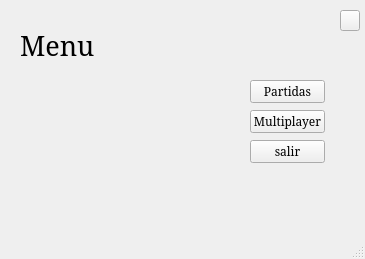
<?xml version="1.0" encoding="UTF-8"?>
<ui version="4.0">
 <class>Menu</class>
 <widget class="QMainWindow" name="Menu">
  <property name="geometry">
   <rect>
    <x>0</x>
    <y>0</y>
    <width>365</width>
    <height>259</height>
   </rect>
  </property>
  <property name="font">
   <font>
    <family>MS Serif</family>
   </font>
  </property>
  <property name="windowTitle">
   <string>MainWindow</string>
  </property>
  <widget class="QWidget" name="centralwidget">
   <widget class="QPushButton" name="pushButton_3">
    <property name="geometry">
     <rect>
      <x>340</x>
      <y>10</y>
      <width>20</width>
      <height>21</height>
     </rect>
    </property>
    <property name="text">
     <string/>
    </property>
    <property name="icon">
     <iconset resource="recursos.qrc">
      <normaloff>:/Images/salir.png</normaloff>:/Images/salir.png</iconset>
    </property>
   </widget>
   <widget class="QPushButton" name="pushButton">
    <property name="geometry">
     <rect>
      <x>250</x>
      <y>80</y>
      <width>75</width>
      <height>23</height>
     </rect>
    </property>
    <property name="text">
     <string>Partidas</string>
    </property>
   </widget>
   <widget class="QPushButton" name="pushButton_2">
    <property name="geometry">
     <rect>
      <x>250</x>
      <y>110</y>
      <width>75</width>
      <height>23</height>
     </rect>
    </property>
    <property name="text">
     <string>Multiplayer</string>
    </property>
   </widget>
   <widget class="QPushButton" name="pushButton_4">
    <property name="geometry">
     <rect>
      <x>250</x>
      <y>140</y>
      <width>75</width>
      <height>23</height>
     </rect>
    </property>
    <property name="text">
     <string>salir</string>
    </property>
   </widget>
   <widget class="QLabel" name="label">
    <property name="geometry">
     <rect>
      <x>20</x>
      <y>20</y>
      <width>251</width>
      <height>51</height>
     </rect>
    </property>
    <property name="font">
     <font>
      <pointsize>20</pointsize>
     </font>
    </property>
    <property name="text">
     <string>Menu</string>
    </property>
   </widget>
  </widget>
  <widget class="QMenuBar" name="menubar">
   <property name="geometry">
    <rect>
     <x>0</x>
     <y>0</y>
     <width>365</width>
     <height>22</height>
    </rect>
   </property>
  </widget>
  <widget class="QStatusBar" name="statusbar"/>
 </widget>
 <resources>
  <include location="recursos.qrc"/>
 </resources>
 <connections/>
</ui>
